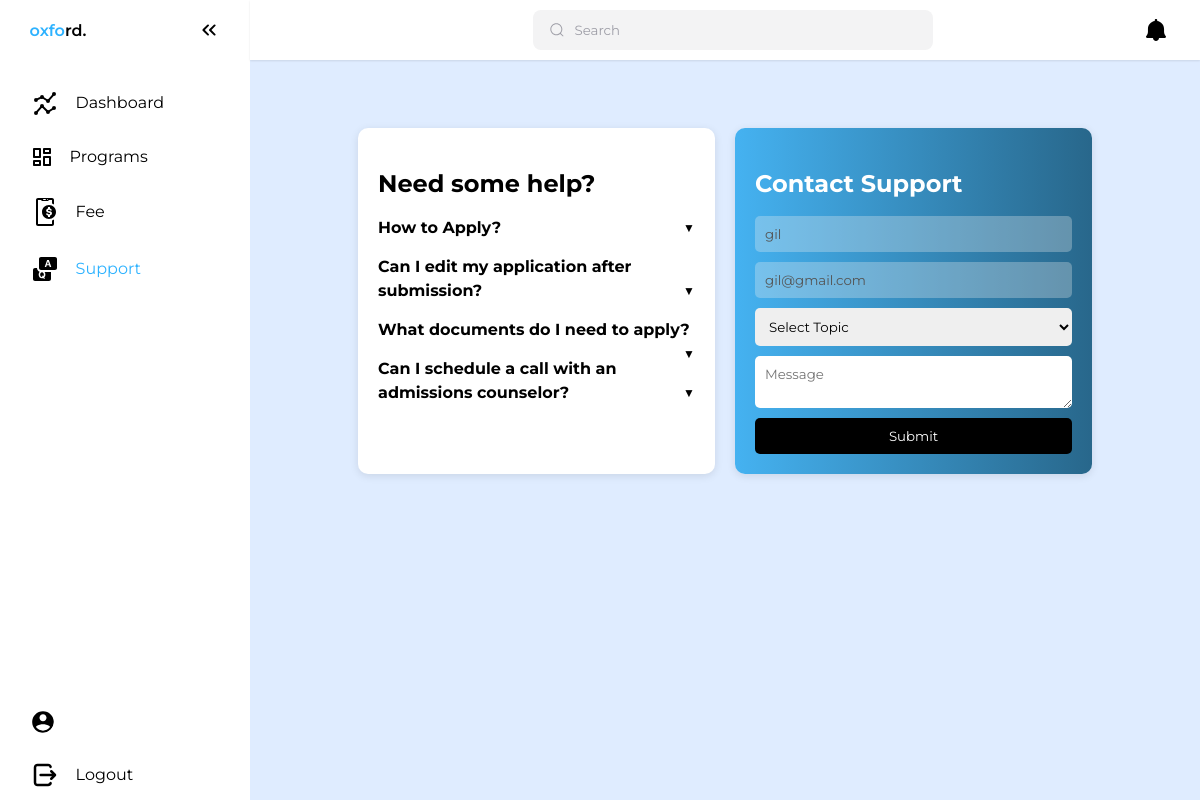
/student/studentSupport.php (signed in), run on an earlier commit of the app's database.
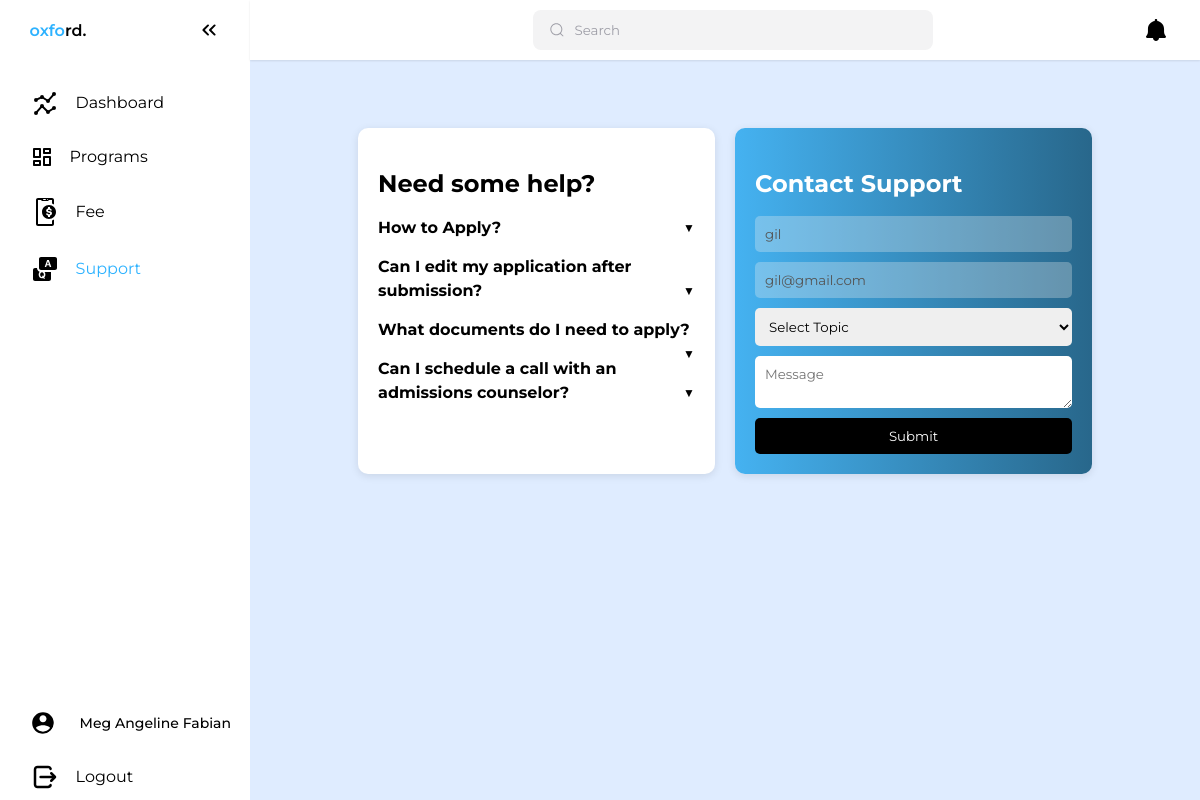
And on a later commit of the database.
### tables this page shows
CREATE TABLE `studentprofile` (
  `profile_id` int(11) NOT NULL,
  `user_id` int(11) NOT NULL,
  `first_name` varchar(50) NOT NULL,
  `middle_name` varchar(50) DEFAULT NULL,
  `last_name` varchar(50) NOT NULL,
  `birthdate` date NOT NULL,
  `birthplace` varchar(100) NOT NULL,
  `age` int(11) NOT NULL,
  `phone` varchar(11) NOT NULL,
  `guardian_name` varchar(100) NOT NULL,
  `guardian_contact` varchar(11) NOT NULL,
  `relationship` varchar(50) NOT NULL,
  `created_at` timestamp NOT NULL DEFAULT CURRENT_TIMESTAMP
);

### student/studentSupport.php (the view, shortened to what this page needs)
<?php
include "sessioncheck.php";
$user_id = isset($_SESSION['user_id']) ? $_SESSION['user_id'] : null;
$name = "";
$email = "";
if ($user_id) {
    $query = "SELECT username, email FROM useraccount WHERE user_id = '$user_id'";
    $result = mysqli_query($conn, $query);
    if ($row = mysqli_fetch_assoc($result)) {
        $name = htmlspecialchars($row['username']);
        $email = htmlspecialchars($row['email']);
    }
}
?>
<!DOCTYPE html>
<html lang="en">
<head>
  <link rel="stylesheet" href="support.css">
</head>
<body>
  <?php include "stud-sidebar.php"; ?>
  <main>
    <div class="container">
      <section class="faq">
        <h2>Need some help?</h2>
        <div class="faq-item">
          <h3>How to Apply?</h3>
        </div>
        <div class="faq-item">
          <h3>Can I edit my application after submission?</h3>
        </div>
        <div class="faq-item">
          <h3>What documents do I need to apply?</h3>
        </div>
        <div class="faq-item">
          <h3>Can I schedule a call with an admissions counselor?</h3>
        </div>
      </section>
      <section class="contact-form">
        <h2>Contact Support</h2>
        <form method="POST" action="">
        <input type="text" name="name" value="<?php echo $name; ?>" placeholder="Name" disabled required>
        <input type="email" name="email" value="<?php echo $email; ?>" placeholder="Email" disabled required>
          <select name="topic" required>
            <option value="">Select Topic</option>
          </select>
          <textarea name="message" placeholder="Message" required></textarea>
          <button type="submit">Submit</button>
        </form>
      </section>
    </div>
  </main>
</body>
</html>

### student/stud-sidebar.php (shortened to what this page needs)
<?php
  include 'sessioncheck.php';
  $user_id = $_SESSION['user_id'];
  $stmt = $conn->prepare("SELECT * FROM studentprofile WHERE user_id = ?");
  $stmt->bind_param("i", $user_id);
  $stmt->execute();
  $result = $stmt->get_result();
  $user = $result->fetch_assoc();
?>
<!DOCTYPE html>
<html lang="en">
<head>
  <link rel="stylesheet" href="sidebar-style.css">
</head>
<body>
  <nav id="sidebar">
    <ul>
      <li>
      <span class="logo">
        <span style="color: #2DB2FF;">oxfo</span><span style="color: black;">rd.</span>
      </span>
        <button onclick=toggleSidebar() id="toggle-btn">
        </button>
      </li>
      <li>
        <a href="studDashboard.php">
          <span>Dashboard</span>
        </a>
      </li>
      <li>
        <a href="stud-programs.php">
          <span>Programs</span>
        </a>
      </li>
      <li>
        <a href="stud-tracking.php">
          <span>Fee</span>
        </a>
      </li>
      <li>
        <a href="studentSupport.php">
          <span>Support</span>
        </a>
      </li>
        <li class="head" style="display: flex; align-items: center;">
          <a href="studentProfile.php">
            <div class="user-img" style="margin-right: 10px; margin-top: -2px;">
            </div>
            <div class="user-details">
              <p class="name" style="margin: 0;"><?php echo htmlspecialchars($user['first_name'] . ' ' . $user['last_name']); ?></p>
            </div>
          </a>
      </li>
      <li>
        <a href="logout.php">
          <span>Logout</span>
        </a>
    </ul>
  </nav>
 <main>
  <?php
      include "header.php";
  ?>
</body>
</html>

What changed in the data, as far as the page shows it:
added studentprofile: first_name+last_name "Meg Angeline Fabian"
